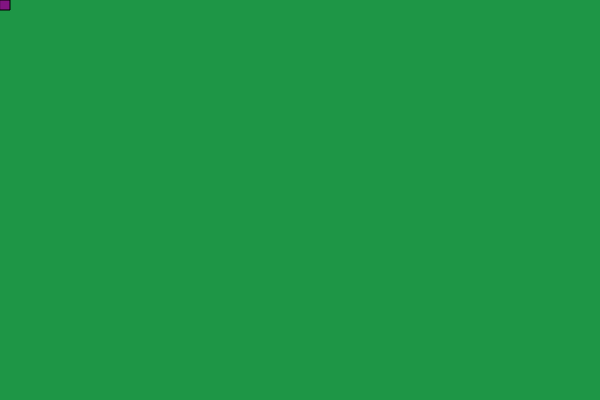
Frame 1 (no input)
Frame 60 (no input): identical to frame 1, image omitted
Frame 120 (the mouse pressed at the canvas centre since frame 60): identical to frame 1, image omitted

The p5.js sketch that drew this single still picture (run headless with seeded random() and noise() and a simulated clock; from frame 60 on, the mouse is pressed at the canvas centre):

// p5.js sketch
// ── sketch.js
var canvasWidth = 600
var canvasHeight = 400
var spriteSize = 10
var speed = 10
var appleFrequency = 10
var applePosition = []
var snakeRGB = [130,20,130]
var direction = ""
var snakeLength = 10
var beenX = [0]
var beenY = [0]
var positionX = 0
var positionY = 0
var notFailed = true
var dirChange = false
var turnCounter = 0
var startedYet = false
var growthRate = 8
var score = 0


function setup(){
    createCanvas(canvasWidth, canvasHeight)
    background(30,150,70)
    fill(snakeRGB[0],snakeRGB[1],snakeRGB[2])
    rect(positionX,positionY,spriteSize,spriteSize)
    fill(255)
}

function reduceSnakeLength(){
    while (beenX.length>snakeLength){  //reduce snake length
        beenX.splice(0,1)
        beenY.splice(0,1)
    }
}

function failManager(){
    notFailed = false
    background(150,20,20)
    var j = 0
    while (j<beenX.length){
        fill(snakeRGB[0],snakeRGB[1],snakeRGB[2])
        rect(beenX[j],beenY[j],spriteSize,spriteSize)
        fill(255)
        j++
    }
    textSize(40)
    textAlign(CENTER,CENTER)
    textStyle(BOLD)
    score = Math.floor(turnCounter/60)
    text("FAILED",canvasWidth/2,canvasHeight/2)

}

function checkFailure(){
    if (beenX.includes(positionX)){
        //Need to check this
        //console.log("already been on this X")
        var i = 0
        while (i<beenX.length){
            if(beenX[i] == positionX && beenY[i] == positionY){
                //Touch your tail
                failManager()
            }
            i++
        }
    }
    if (positionX > canvasWidth-spriteSize || positionX < 0 || positionY < 0 || positionY > canvasHeight-spriteSize){
        //OFF CANVAS!!
        failManager()
    } 
}

function drawSnake(){
    //console.log("drawSnake")
    background(80,200,40)
    var i = 0
    while (i<beenX.length){
        fill(snakeRGB[0],snakeRGB[1],snakeRGB[2])
        rect(beenX[i],beenY[i],spriteSize,spriteSize)
        fill(255)
        i++
    }
}

function getNewPosition(){
    if (direction == 'up'){
        //go up
        positionY = positionY - spriteSize
    }
    else if (direction == 'down'){
        //go down
        positionY = positionY + spriteSize
    }
    else if (direction == 'left'){
        //go left
        positionX = positionX - spriteSize
    }
    else if (direction == 'right'){
        //go right
        positionX = positionX + spriteSize
    }
}

function directionChangeManager(key){
    //console.log("DirectionChangeManager(key)")
    if (key == 'w'){
        if (direction != 'up' && direction != 'down'){
            //go up
            //background(30,150,70)
            //rect(300,10,10,10)
            return 'up'
        }
        else{
            //console.log("Direction invalid - must move 90 degrees to travel")
            return ''
        }
    }
    else if (key == 's'){
        if (direction != "up" && direction != "down"){
            //go down
            //background(30,150,70)
            //rect(300,300,10,10)
            return 'down'
        }
        else{
            //console.log("Direction invalid - must move 90 degrees to travel")
            return ''
        }
    }
    else if (key == 'a'){
        if (direction != "right" && direction != "left"){
            //go left
            //background(30,150,70)
            //rect(10,200,10,10)
            return 'left'
        }
        else{
            //console.log("Direction invalid - must move 90 degrees to travel")
            return ''
        }
    }
    else if (key == 'd'){
        if (direction != 'right' && direction != 'left'){
            //go right
            //background(30,150,70)
            //rect(500,200,10,10)
            return 'right'
        }
        else{
            //console.log("Direction invalid - must move 90 degrees to travel")
            return ''
        }
    }
}

function appleLocationChange(){
    //insert Dat Apple
    applePosition = []
}

function draw(){
    if (startedYet){
        turnCounter++
        //background(255)
        //text("turnCounter: "+turnCounter,20,40)
        if (keyIsPressed){
            //console.log("Key Pressed")
            if (key == 'r'){ //if reset
                //reset
                console.log("Reset Game")
                document.getElementById("score").innerHTML = "Score:"
                direction = ""
                snakeLength = 10
                beenX = [0]
                beenY = [0]
                appleFrequency = 10
                applePosition = []
                positionX = 0
                positionY = 0
                notFailed = true
                dirChange = false
                turnCounter = 0
                startedYet = false
                score = 0
                background(30,150,70)
                fill(snakeRGB[0],snakeRGB[1],snakeRGB[2])
                rect(positionX,positionY,spriteSize,spriteSize)
                fill(255)
            }
            else{
                //console.log("button not R")
                if (dirChange == false){
                    //console.log("Can Change Direction")
                    if (key == 'w' || key == 'a' || key == 's' || key == 'd'){
                        if (directionChangeManager(key) != ''){
                            direction = directionChangeManager(key)
                            //console.log("New Direction: "+direction)
                            dirChange = true
                        }
                        //text("direction: "+direction,20,20)
                    }
                }
            }
        }
        if (notFailed){
            if (turnCounter%speed == 1){
                if (turnCounter%(speed*growthRate) == 1){
                    snakeLength++
                }
                dirChange = false
                document.getElementById("score").innerHTML = "Score: "+Math.floor(turnCounter/60)
                reduceSnakeLength()
                getNewPosition()
                checkFailure()
                beenX.push(positionX)
                beenY.push(positionY)
                //text(notFailed,20,20)
                //text(beenX+beenY,20,60)
                if (notFailed){
                    drawSnake()
                }
            }
        }
    }
    else{
        if (keyIsPressed){
            if (key == 'd'){
                direction = 'right'
                startedYet = true
            }
        }
    }
}
    //if not failed
        //direction change
        // every 60 turns
            //calculate new position
            //dirChange = false
            //if position is in list
                //failed
            //else
                //add position to list
                //draw snake



function handleLeaderboard(){
    var valid = false
    valid = nameValidator()
    if (valid){
        var table = document.getElementById("leaderboardTable")
        var row = table.insertRow(1)
        var cell1 = row.insertCell(0)
        var cell2 = row.insertCell(1)
        cell1.innerHTML = document.getElementById("nameInput").value
        cell2.innerHTML = score
    }
    else{
        alert("Please insert a valid name")
    }
    //text("Leaderboard sumbission: "+document.getElementById("nameInput").value,300,300)

}

function nameValidator(){
    if (document.getElementById("nameInput").value == ""){
        return false
    }
    else{
        return true
    }
}
// ── style.css
body{
    margin:0px;
    width:auto;
    height:auto;
    text-align:center;
    background-color:lightslategray;
}

h1 {
    margin:0px;
    font-family:sans-serif;
    text-align:center;
}

.header{
    margin:0px;
    width:100%;
}

table{
    display: block;
    margin-right: auto;
    margin-left: auto;
}

tbody{
    width:20%;
    display: block;
    margin-right: auto;
    margin-left: auto;
}

button{
    margin-bottom: 10px;
}
